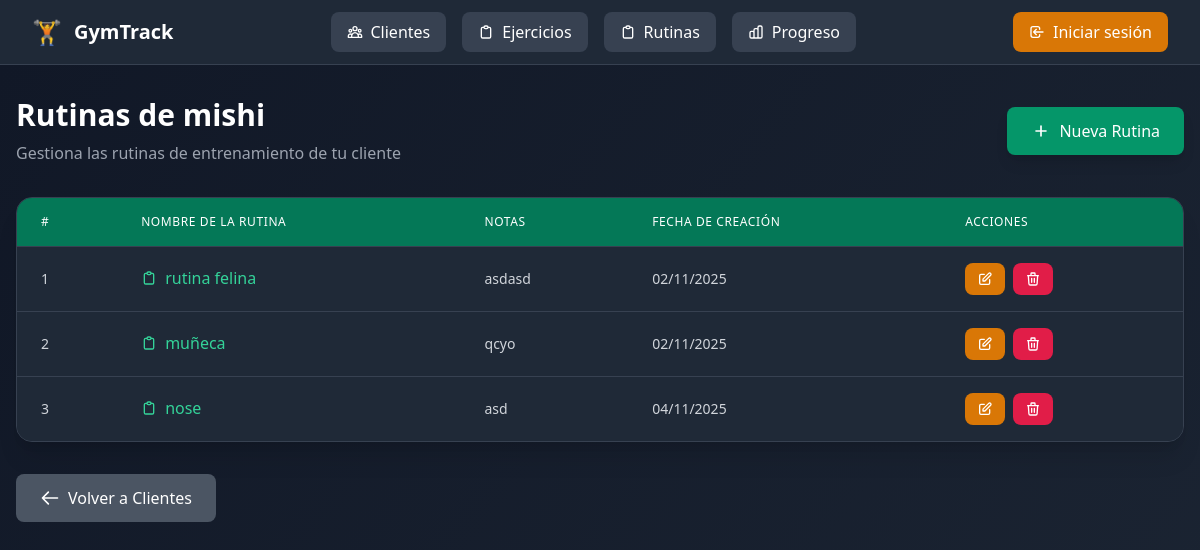
/clientes/11/, run on the app's committed database.
### clientes/models.py (models this page shows, shortened)
class Cliente(models.Model):
    usuario = models.OneToOneField(
        settings.AUTH_USER_MODEL,
        on_delete=models.CASCADE,
        related_name="perfil_cliente",
        null=True, blank=True
    )
    entrenadores = models.ManyToManyField(
        settings.AUTH_USER_MODEL,
        related_name="clientes",
        blank=True
    )
    nombre = models.CharField(max_length=100)
    edad = models.PositiveIntegerField(null=True, blank=True)
    altura_cm = models.PositiveIntegerField(null=True, blank=True)
    peso_kg = models.FloatField(null=True, blank=True)
    lesiones = models.TextField(blank=True, help_text="Anotar lesiones o complicaciones")

### rutinas/models.py (models this page shows, shortened)
class Rutina(models.Model):
    nombre = models.CharField(max_length=100)
    descripcion = models.TextField(blank=True)
    ejercicios = models.ManyToManyField(Ejercicio, related_name="rutinas")
    entrenador = models.ForeignKey(
        Usuario,
        on_delete=models.SET_NULL,
        null=True,
        blank=True,
        related_name="rutinas_creadas"
    )
    cliente = models.ForeignKey(
        Cliente,
        on_delete=models.CASCADE,
        null=True,
        blank=True,
        related_name="rutinas"
    )
    fecha_creacion = models.DateTimeField(auto_now_add=True)

### clientes/views.py (the view)
# urls.py: path("<int:pk>/", ClienteDetalleView.as_view(), name="detalle"),
class ClienteDetalleView(DetailView):
    model = Cliente
    template_name = "clientes/detalle.html"
    context_object_name = "cliente"

### clientes/templates/clientes/detalle.html (shortened to what this page needs)
{% extends "base.html" %}
{% block content %}
<div class="min-h-screen bg-gradient-to-br from-gray-900 to-gray-800 py-8 px-4">
  <div class="max-w-7xl mx-auto">
    <div class="flex flex-col sm:flex-row justify-between items-start sm:items-center mb-8 gap-4">
      <div>
        <h1 class="text-3xl font-bold text-white mb-2">Rutinas de {{ cliente.nombre }}</h1>
        <p class="text-gray-400">Gestiona las rutinas de entrenamiento de tu cliente</p>
      </div>
      <a href="{% url 'rutinas:crear_para_cliente' cliente.id %}" class="inline-flex items-center px-6 py-3 bg-emerald-600 hover:bg-emerald-500 text-white font-medium rounded-lg transition-colors shadow-lg">
        <svg class="w-5 h-5 mr-2" fill="none" stroke="currentColor" viewBox="0 0 24 24">
          <path stroke-linecap="round" stroke-linejoin="round" stroke-width="2" d="M12 6v6m0 0v6m0-6h6m-6 0H6"></path>
        </svg>
        Nueva Rutina
      </a>
    </div>
    {% if cliente.rutinas.all %}
    <div class="bg-gray-800 rounded-2xl shadow-xl border border-gray-700 overflow-hidden">
      <div class="overflow-x-auto">
        <table class="min-w-full divide-y divide-gray-700">
          <thead class="bg-emerald-700">
            <tr>
              <th class="px-6 py-4 text-left text-xs font-medium text-white uppercase tracking-wider">#</th>
              <th class="px-6 py-4 text-left text-xs font-medium text-white uppercase tracking-wider">Nombre de la Rutina</th>
              <th class="px-6 py-4 text-left text-xs font-medium text-white uppercase tracking-wider">Notas</th>
              <th class="px-6 py-4 text-left text-xs font-medium text-white uppercase tracking-wider">Fecha de creación</th>
              <th class="px-6 py-4 text-left text-xs font-medium text-white uppercase tracking-wider">Acciones</th>
            </tr>
          </thead>
          <tbody class="bg-gray-800 divide-y divide-gray-700">
            {% for rutina in cliente.rutinas.all %}
            <tr class="hover:bg-gray-750 transition-colors group">
              <td class="px-6 py-4 whitespace-nowrap text-sm font-medium text-gray-300">
                {{ forloop.counter }}
              </td>
              <td class="px-6 py-4 whitespace-nowrap">
                <a href="{% url 'rutinas:rutina_detalle' rutina.id %}" class="inline-flex items-center text-emerald-400 hover:text-emerald-300 font-medium transition-colors">
                  <svg class="w-4 h-4 mr-2" fill="none" stroke="currentColor" viewBox="0 0 24 24">
                    <path stroke-linecap="round" stroke-linejoin="round" stroke-width="2" d="M9 5H7a2 2 0 00-2 2v12a2 2 0 002 2h10a2 2 0 002-2V7a2 2 0 00-2-2h-2M9 5a2 2 0 002 2h2a2 2 0 002-2M9 5a2 2 0 012-2h2a2 2 0 012 2"></path>
                  </svg>
                  {{ rutina.nombre }}
                </a>
              </td>
              <td class="px-6 py-4">
                <div class="text-sm text-gray-300 max-w-xs">
                  {{ rutina.descripcion|default:"-"|truncatechars:60 }}
                </div>
              </td>
              <td class="px-6 py-4 whitespace-nowrap text-sm text-gray-300">
                {{ rutina.fecha_creacion|date:"d/m/Y" }}
              </td>
              <td class="px-6 py-4 whitespace-nowrap">
                <div class="flex space-x-2">
                  <a href="{% url 'rutinas:editar' rutina.pk %}" class="inline-flex items-center px-3 py-2 bg-amber-600 hover:bg-amber-500 text-white text-sm font-medium rounded-lg transition-colors" title="Editar rutina">
                    <svg class="w-4 h-4" fill="none" stroke="currentColor" viewBox="0 0 24 24">
                      <path stroke-linecap="round" stroke-linejoin="round" stroke-width="2" d="M11 5H6a2 2 0 00-2 2v11a2 2 0 002 2h11a2 2 0 002-2v-5m-1.414-9.414a2 2 0 112.828 2.828L11.828 15H9v-2.828l8.586-8.586z"></path>
                    </svg>
                  </a>
                  <a href="{% url 'rutinas:eliminar' rutina.pk %}" class="inline-flex items-center px-3 py-2 bg-rose-600 hover:bg-rose-500 text-white text-sm font-medium rounded-lg transition-colors" title="Eliminar rutina">
                    <svg class="w-4 h-4" fill="none" stroke="currentColor" viewBox="0 0 24 24">
                      <path stroke-linecap="round" stroke-linejoin="round" stroke-width="2" d="M19 7l-.867 12.142A2 2 0 0116.138 21H7.862a2 2 0 01-1.995-1.858L5 7m5 4v6m4-6v6m1-10V4a1 1 0 00-1-1h-4a1 1 0 00-1 1v3M4 7h16"></path>
                    </svg>
                  </a>
                </div>
              </td>
            </tr>
            {% endfor %}
          </tbody>
        </table>
      </div>
    </div>
    {% endif %}
    <div class="mt-8">
      <a href="{% url 'clientes:lista' %}" class="inline-flex items-center px-6 py-3 bg-gray-600 hover:bg-gray-500 text-white font-medium rounded-lg transition-colors">
        <svg class="w-5 h-5 mr-2" fill="none" stroke="currentColor" viewBox="0 0 24 24">
          <path stroke-linecap="round" stroke-linejoin="round" stroke-width="2" d="M10 19l-7-7m0 0l7-7m-7 7h18"></path>
        </svg>
        Volver a Clientes
      </a>
    </div>
  </div>
</div>
{% endblock %}

### data on the page
Cliente: nombre "mishi"
Rutina: nombre "rutina felina", descripcion "asdasd", fecha_creacion "02/11/2025"
Rutina: nombre "muñeca", descripcion "qcyo", fecha_creacion "02/11/2025"
Rutina: nombre "nose", descripcion "asd", fecha_creacion "04/11/2025"
